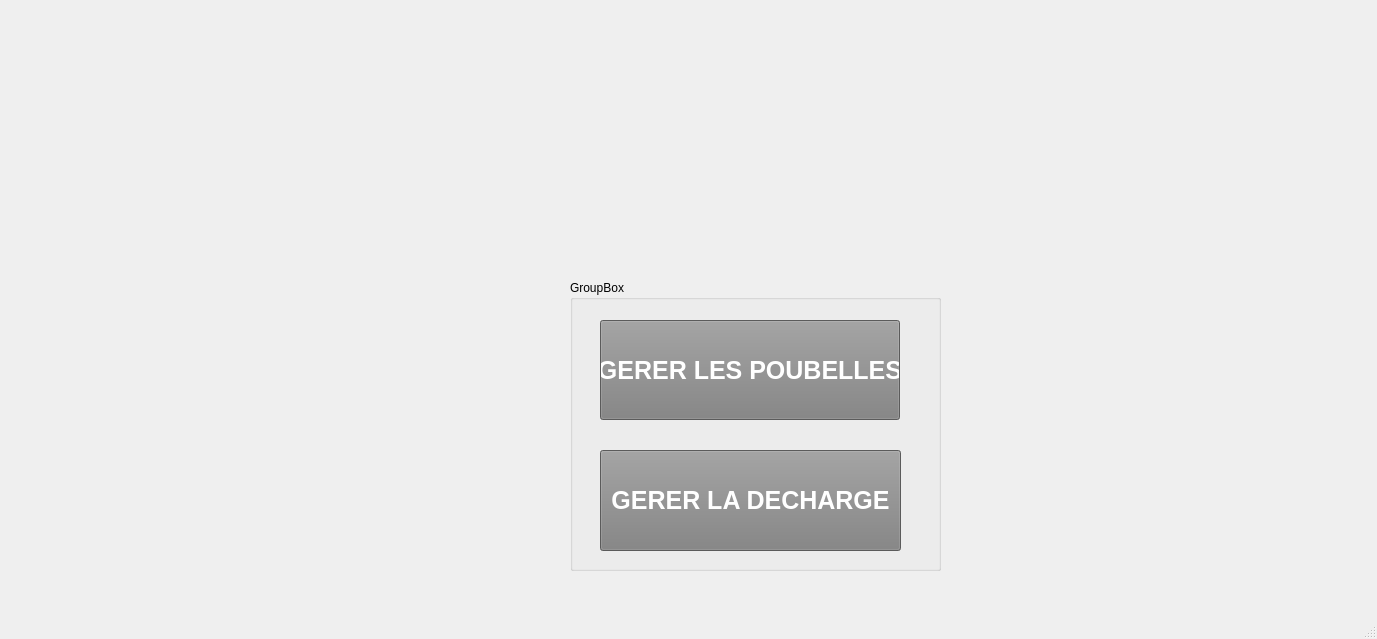
<?xml version="1.0" encoding="UTF-8"?>
<ui version="4.0">
 <class>HMainWindow</class>
 <widget class="QMainWindow" name="HMainWindow">
  <property name="geometry">
   <rect>
    <x>0</x>
    <y>0</y>
    <width>1377</width>
    <height>639</height>
   </rect>
  </property>
  <property name="windowTitle">
   <string>MainWindow</string>
  </property>
  <widget class="QWidget" name="centralwidget">
   <widget class="QLabel" name="labelback_menu">
    <property name="geometry">
     <rect>
      <x>0</x>
      <y>0</y>
      <width>1366</width>
      <height>768</height>
     </rect>
    </property>
    <property name="text">
     <string/>
    </property>
   </widget>
   <widget class="QPushButton" name="pushButtonpoubelles">
    <property name="geometry">
     <rect>
      <x>600</x>
      <y>320</y>
      <width>300</width>
      <height>100</height>
     </rect>
    </property>
    <property name="font">
     <font>
      <pointsize>19</pointsize>
      <weight>75</weight>
      <bold>true</bold>
     </font>
    </property>
    <property name="styleSheet">
     <string notr="true">background-color: grey;
color:white;
</string>
    </property>
    <property name="text">
     <string>GERER LES POUBELLES</string>
    </property>
   </widget>
   <widget class="QGroupBox" name="groupBox">
    <property name="geometry">
     <rect>
      <x>570</x>
      <y>280</y>
      <width>371</width>
      <height>291</height>
     </rect>
    </property>
    <property name="title">
     <string>GroupBox</string>
    </property>
   </widget>
   <widget class="QPushButton" name="pushButtonDecharge">
    <property name="geometry">
     <rect>
      <x>600</x>
      <y>450</y>
      <width>301</width>
      <height>101</height>
     </rect>
    </property>
    <property name="font">
     <font>
      <pointsize>19</pointsize>
      <weight>75</weight>
      <bold>true</bold>
     </font>
    </property>
    <property name="styleSheet">
     <string notr="true">background-color:grey;
color:white;</string>
    </property>
    <property name="text">
     <string>GERER LA DECHARGE</string>
    </property>
   </widget>
   <zorder>groupBox</zorder>
   <zorder>labelback_menu</zorder>
   <zorder>pushButtonpoubelles</zorder>
   <zorder>pushButtonDecharge</zorder>
  </widget>
  <widget class="QMenuBar" name="menubar">
   <property name="geometry">
    <rect>
     <x>0</x>
     <y>0</y>
     <width>1377</width>
     <height>21</height>
    </rect>
   </property>
  </widget>
  <widget class="QStatusBar" name="statusbar"/>
 </widget>
 <resources/>
 <connections/>
</ui>
